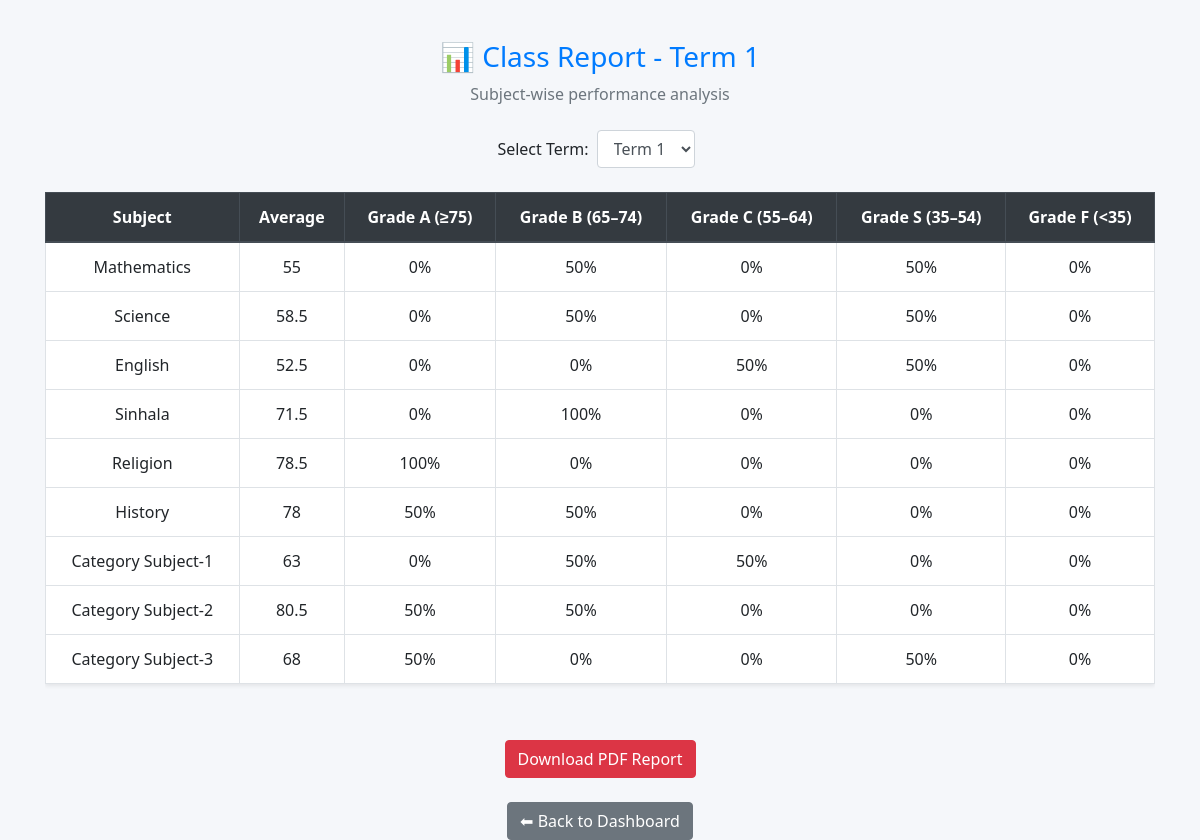
Screenshot of /teacher/view_reports.php (signed in) with the database file from the repository.
### tables this page shows
CREATE TABLE IF NOT EXISTS `subjects` (
  `id` int NOT NULL AUTO_INCREMENT,
  `name` varchar(100) NOT NULL,
  PRIMARY KEY (`id`)
);

### teacher/view_reports.php (the view, shortened to what this page needs)
<?php
include("../library/db_conn.php");
$class_id = $_SESSION['class_id'];
$term = isset($_GET['term']) ? intval($_GET['term']) : 1;
$subjects = $conn->query("SELECT id, name FROM subjects");
?>
<!DOCTYPE html>
<html lang="en">
<head>
  <link rel="stylesheet" href="https://stackpath.bootstrapcdn.com/bootstrap/4.5.2/css/bootstrap.min.css">
</head>
<body>
<div class="container">
  <div class="text-center mb-4">
    <h3 class="text-primary">📊 Class Report - Term <?= $term ?></h3>
    <p class="text-muted">Subject-wise performance analysis</p>
  </div>
  <form method="GET" class="form-inline justify-content-center mb-4">
    <label class="mr-2">Select Term:</label>
    <select name="term" class="form-control mr-2" onchange="this.form.submit()">
      <option value="1" <?= $term == 1 ? 'selected' : '' ?>>Term 1</option>
    </select>
  </form>
  <div class="table-responsive">
    <table class="table table-bordered text-center bg-white shadow-sm">
      <thead class="thead-dark">
        <tr>
          <th>Subject</th>
          <th>Average</th>
          <th>Grade A (≥75)</th>
          <th>Grade B (65–74)</th>
          <th>Grade C (55–64)</th>
          <th>Grade S (35–54)</th>
          <th>Grade F (<35)</th>
        </tr>
      </thead>
      <tbody>
        <?php while ($subject = $subjects->fetch_assoc()):
            $subject_id = $subject['id'];
            $subject_name = $subject['name'];
            $stmt = $conn->prepare("SELECT marks FROM marks WHERE class_id = ? AND subject_id = ? AND term = ?");
            $stmt->bind_param("iii", $class_id, $subject_id, $term);
            $stmt->execute();
            $result = $stmt->get_result();
            $total = 0;
            $count = 0;
            $gradeA = $gradeB = $gradeC = $gradeS = $gradeF = 0;
            while ($row = $result->fetch_assoc()) {
                $mark = intval($row['marks']);
                $total += $mark;
                $count++;
                if ($mark >= 75) $gradeA++;
                elseif ($mark >= 65) $gradeB++;
                elseif ($mark >= 55) $gradeC++;
                elseif ($mark >= 35) $gradeS++;
                else $gradeF++;
            }
            $avg = $count > 0 ? round($total / $count, 2) : '-';
            $percent = function($g) use ($count) {
                return $count > 0 ? round(($g / $count) * 100, 1) . '%' : '0%';
            };
        ?>
        <tr>
          <td><?= htmlspecialchars($subject_name) ?></td>
          <td><?= $avg ?></td>
          <td><?= $percent($gradeA) ?></td>
          <td><?= $percent($gradeB) ?></td>
          <td><?= $percent($gradeC) ?></td>
          <td><?= $percent($gradeS) ?></td>
          <td><?= $percent($gradeF) ?></td>
        </tr>
        <?php endwhile; ?>
      </tbody>
    </table>
  </div>
  <div class="text-center mt-4">
    <a href="sql/generate_report_pdf.php?term=<?= $term ?>" class="btn btn-danger mt-3">
      <i class="bi bi-file-earmark-pdf-fill"></i> Download PDF Report
    </a>
  </div>
  <div class="text-center mt-4">
    <a href="teacher_dashboard.php" class="btn btn-secondary">⬅ Back to Dashboard</a>
  </div>
</div>
</body>
</html>

### teacher/view_reports.php (style rules this page uses)
body { background-color: #f5f7fa; font-family: 'Segoe UI', sans-serif; }
.container { margin-top: 40px; }

### rows the page displays
subjects: name "Mathematics", avg "55", gradeA "0%", gradeB "50%", gradeC "0%", gradeS "50%", gradeF "0%"
subjects: name "Science", avg "58.5", gradeA "0%", gradeB "50%", gradeC "0%", gradeS "50%", gradeF "0%"
subjects: name "English", avg "52.5", gradeA "0%", gradeB "0%", gradeC "50%", gradeS "50%", gradeF "0%"
subjects: name "Sinhala", avg "71.5", gradeA "0%", gradeB "100%", gradeC "0%", gradeS "0%", gradeF "0%"
subjects: name "Religion", avg "78.5", gradeA "100%", gradeB "0%", gradeC "0%", gradeS "0%", gradeF "0%"
subjects: name "History", avg "78", gradeA "50%", gradeB "50%", gradeC "0%", gradeS "0%", gradeF "0%"
subjects: name "Category Subject-1", avg "63", gradeA "0%", gradeB "50%", gradeC "50%", gradeS "0%", gradeF "0%"
subjects: name "Category Subject-2", avg "80.5", gradeA "50%", gradeB "50%", gradeC "0%", gradeS "0%", gradeF "0%"
subjects: name "Category Subject-3", avg "68", gradeA "50%", gradeB "0%", gradeC "0%", gradeS "50%", gradeF "0%"

### other values shown
$term "1"
